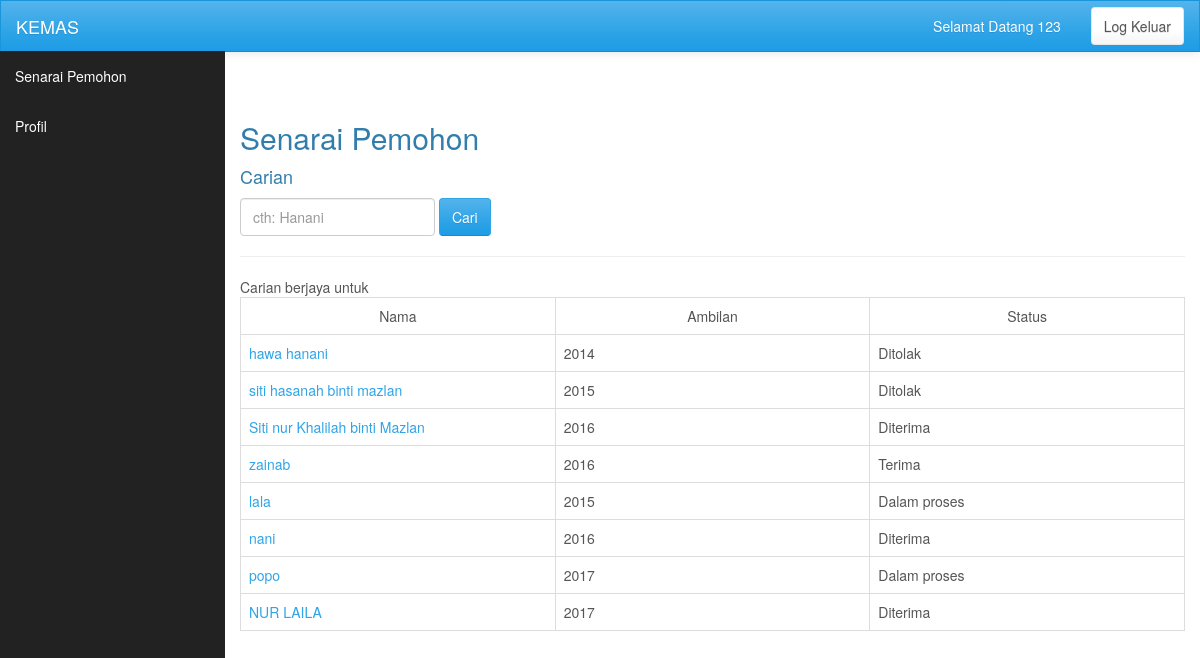
Screenshot of /spemohon.php (signed in) with the database file from the repository.
### tables this page shows
CREATE TABLE `permohonan` (
  `id` int(1) NOT NULL,
  `username` varchar(255) NOT NULL,
  `nama` varchar(255) DEFAULT NULL,
  `no_kp` varchar(255) DEFAULT NULL,
  `tarikhlahir` date DEFAULT NULL,
  `warganegara` varchar(255) DEFAULT NULL,
  `alamat` varchar(255) DEFAULT NULL,
  `ambilan` varchar(255) DEFAULT NULL,
  `notel` varchar(255) DEFAULT NULL,
  `jantina` varchar(255) DEFAULT NULL,
  `status` varchar(255) DEFAULT NULL,
  `keturunan` varchar(255) DEFAULT NULL,
  `agama` varchar(255) DEFAULT NULL,
  `tempatlahir` varchar(255) DEFAULT NULL,
  `tinggi` varchar(255) DEFAULT NULL,
  `berat` varchar(255) DEFAULT NULL,
  `nama_keluarga` varchar(255) DEFAULT NULL,
  `pangkat` varchar(255) DEFAULT NULL,
  `alamat_keluarga` varchar(255) DEFAULT NULL,
  `tempatlahir_keluarga` varchar(255) DEFAULT NULL,
  `pekerjaan` varchar(255) DEFAULT NULL,
  `namakerja` varchar(255) DEFAULT NULL,
  `alamatkerja` varchar(255) DEFAULT NULL,
  `tahun_spm` varchar(255) DEFAULT NULL,
  `keputusan_spm` varchar(255) DEFAULT NULL,
  `namasek_spm` varchar(255) DEFAULT NULL,
  `tahun_dip` varchar(255) DEFAULT NULL,
  `cgpa_dip` varchar(255) DEFAULT NULL,
  `bidang_dip` varchar(255) DEFAULT NULL,
  `universiti_dip` varchar(255) DEFAULT NULL,
  `tahun_tinggi` varchar(255) DEFAULT NULL,
  `cgpa_tinggi` varchar(255) DEFAULT NULL,
  `bidang_tinggi` varchar(255) DEFAULT NULL,
  `universiti_tinggi` varchar(255) DEFAULT NULL,
  `nama_sukan` varchar(255) DEFAULT NULL,
  `jawatan` varchar(255) DEFAULT NULL,
  `pencapaian` varchar(255) DEFAULT NULL,
  `tempoh` varchar(255) DEFAULT NULL,
  `syarat` varchar(255) DEFAULT NULL,
  `status_admin` varchar(255) DEFAULT 'Dalam proses',
  `iv_date` varchar(255) DEFAULT NULL
);

### spemohon.php (the view, shortened to what this page needs)
<?php
include "inc/dbconn.php";
include "inc/header.php";
include "inc/nav_app.php";
?>
<div id="wrapper">
	<div class="col-md-12" name="maincontent" id="maincontent">
		<h2>Senarai Pemohon</h2>
		<h4>Carian</h4>
		<form class="form-inline" role="form" name="pemohon" action="" method="POST">
			<input class="form-control" name="pemohon" type="text" placeholder="cth: Hanani">
			<input class="btn btn-embosed btn-primary" type="submit" value="Cari">
		</form>
		<hr>
		<?php
		    $searchkey=$_POST['pemohon'];
			$sql="SELECT nama,ambilan,status_admin FROM permohonan
			WHERE nama LIKE '%$searchkey%' OR ambilan LIKE '%$searchkey%' OR status_admin LIKE '%$searchkey%'";
			$qr=mysqli_query($db,$sql);
			if(mysqli_num_rows($qr)==0){
			   echo "Carian tidak dijumpai";
			}
			else{
			   echo "Carian berjaya untuk $searchkey";
		?>
			<table width="90%" class='table table-hover table-bordered'>
				<tr align="center">
					<td width="20%">Nama</td>
					<td width="20%">Ambilan</td>
					<td width="20%">Status</td>
				</tr>
				<?php
		    while($rekod=mysqli_fetch_array($qr)){
			    $id=$rekod['nama'];
			    $url="view_admin.php?id=".$id;
				echo "<td><a href='$url'>".$rekod['nama']."</a></td>";
				echo "<td>".$rekod['ambilan']."</td>";
				echo "<td>".$rekod['status_admin']."</td>";
			}
		}
		?>
			</table>
	</div>
</div>

### inc/header.php (shortened to what this page needs)
<!DOCTYPE html>
<html lang="en">
<head>
    <link rel="stylesheet" href="css/app.css">
</head>
<body>

### inc/nav_app.php (shortened to what this page needs)
<nav class="navbar navbar-default">
  <div class="container-fluid">
    <div class="navbar-header">
      <a class="navbar-brand" href="/">KEMAS</a>
    </div>
    <div class="collapse navbar-collapse" id="bs-example-navbar-collapse-1">
    <?php
    if(isset($_SESSION['id_admin'])) {
      $menu = '
      <ul class="nav navbar-nav navbar-right">
        <li><a href="#">Selamat Datang '.$_SESSION['id_admin'].'</a></li>
        <li>
        <form class="navbar-form navbar-right">
          <a href="logout_admin.php" class="btn btn-default">Log Keluar</a>
        </form>
        </li>
      </ul>
      <ul class="nav navbar-nav side-nav">
        <li>
          <a href="spemohon.php"></i> Senarai Pemohon</a>
        </li>
        <li>
          <a href="profil.php"></i> Profil</a>
        </li>
      </ul>';
    }
     echo $menu;
    ?>
    </div>
  </div>
</nav>

### css/app.css (style rules this page uses)
html, body { height: 100%; }
#wrapper { padding: 100px 0px 100px 225px; }
.navbar { border-radius: 0px; margin: 0; position: fixed; width: 100%; z-index: 1; }
@media (min-width:768px) { .side-nav { position: fixed; top: 51px; left: 225px; width: 225px; margin-left: -225px; border: none; border-radius: 0; overflow-y: auto; background-color: #222; bottom: 0; overflow-x: hidden; padding-bottom: 40px; } }
@media (min-width:768px) { .side-nav>li>a { width: 225px; } }

### rows the page displays
permohonan: nama "hawa hanani", ambilan "2014", status_admin "Ditolak"
permohonan: nama "siti hasanah binti mazlan", ambilan "2015", status_admin "Ditolak"
permohonan: nama "Siti nur Khalilah binti Mazlan", ambilan "2016", status_admin "Diterima"
permohonan: nama "zainab", ambilan "2016", status_admin "Terima"
permohonan: nama "lala", ambilan "2015", status_admin "Dalam proses"
permohonan: nama "nani", ambilan "2016", status_admin "Diterima"
permohonan: nama "popo", ambilan "2017", status_admin "Dalam proses"
permohonan: nama "NUR LAILA", ambilan "2017", status_admin "Diterima"

### other values shown
$_SESSION['id_admin'] "123"
